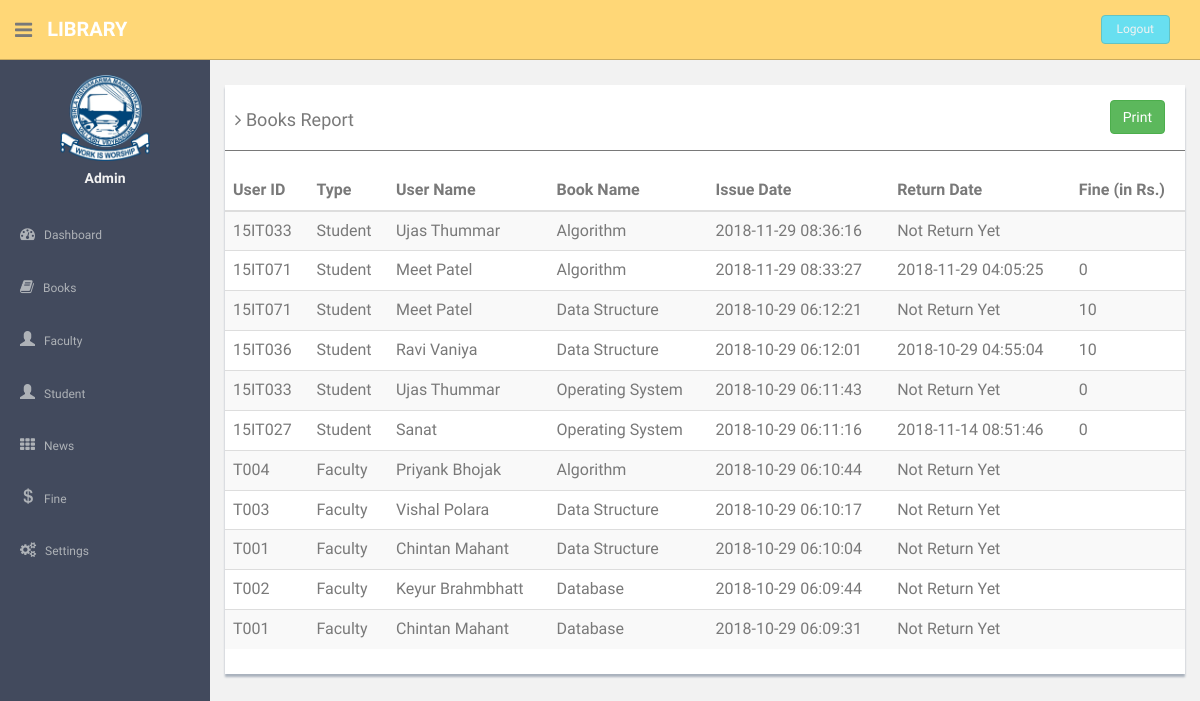
Screenshot of /bookReport.php (signed in) with the database file from the repository.
### tables this page shows
CREATE TABLE IF NOT EXISTS `bookissue` (
`id` int(11) NOT NULL,
  `bookid` varchar(30) DEFAULT NULL,
  `userid` varchar(50) DEFAULT NULL,
  `issueDate` timestamp NULL DEFAULT CURRENT_TIMESTAMP,
  `returnDate` timestamp NULL DEFAULT NULL ON UPDATE CURRENT_TIMESTAMP,
  `returnStatus` int(1) NOT NULL,
  `fine` int(11) DEFAULT NULL,
  `count` int(2) NOT NULL
);

CREATE TABLE IF NOT EXISTS `student` (
  `s_id` varchar(10) NOT NULL,
  `name` varchar(30) NOT NULL,
  `email` varchar(100) NOT NULL,
  `mobile` varchar(10) NOT NULL,
  `address` varchar(50) NOT NULL,
  `semester` varchar(3) NOT NULL
);

CREATE TABLE IF NOT EXISTS `book` (
  `id` varchar(50) NOT NULL,
  `title` varchar(200) NOT NULL,
  `author` varchar(150) NOT NULL,
  `publisher` varchar(100) NOT NULL,
  `edition` varchar(50) NOT NULL,
  `volume` varchar(10) NOT NULL,
  `supplier` varchar(150) NOT NULL,
  `booktype` varchar(80) NOT NULL,
  `category` varchar(200) NOT NULL,
  `page` varchar(50) NOT NULL,
  `price` double NOT NULL
);

CREATE TABLE IF NOT EXISTS `faculty` (
  `f_id` varchar(10) NOT NULL,
  `name` varchar(30) NOT NULL,
  `email` varchar(100) NOT NULL,
  `mobile` varchar(10) NOT NULL
);

### bookReport.php (the view, shortened to what this page needs)
<?php
  if (isset($_SESSION['username'])) {
      include('includes/db_connection.php');
?>
<section id="main-content">
          <section class="wrapper">
              <div class="row mt">
                  <div class="col-md-12">
                      <div class="content-panel">
                        <?php
                          $q1="SELECT bookissue.id,bookissue.userid,book.title,bookissue.issueDate,bookissue.returnDate,bookissue.fine FROM bookissue JOIN book ON book.id=bookissue.bookid ORDER BY bookissue.id desc";
                          $e1=$connection->query($q1);
                          ?>
                          <table class="table table-striped table-advance table-hover table-responsive">
                          		<button onClick="window.print()" class="btn btn-success"
                              style="float:right; margin-right: 20px;">Print</button>
	                  	  	  <h4><i class="fa fa-angle-right"></i> Books Report</h4>
	                  	  	  <hr>
                              <thead>
                              <tr>
                                  <th>User ID</th>
                                  <th>Type</th>
                                  <th>User Name</th>
                                  <th>Book Name</th>
                                  <th>Issue Date</th>
                                  <th>Return Date</th>
                                  <th>Fine (in Rs.)</th>
                              </tr>
                              </thead>
                              <tbody>
                                <?php
                                  while($r=$e1->fetch_object()){
                                ?>
                              <tr>
                                  <td><?php echo $r->userid; ?></td>
                                  	<?php
                                  	if (preg_match('/^[1-9]{2}IT[0-9]{3}/',$r->userid)){
                                     echo "<td>" ."Student". "</td>";
                                  		$query = "SELECT name FROM student WHERE s_id = '$r->userid'";
                                  		$result = mysqli_query($connection,$query);
                                  		if(mysqli_num_rows($result) > 0){
                                  			while($row = mysqli_fetch_assoc($result)) {
                                  				$name = $row['name'];
                                  			}
                                  		}
                                  	} else {
                                      echo "<td>" ."Faculty". "</td>";
                                  		$query = "SELECT name FROM faculty WHERE f_id = '$r->userid'";
                                  		$result = mysqli_query($connection,$query);
                                  		if(mysqli_num_rows($result) > 0){
                                  			while($row = mysqli_fetch_assoc($result)) {
                                  				$name = $row['name'];
                                  			}
                                  		}
                                  	}
                                  	echo "<td>" .$name. "</td>";
                                  	?>
                                  <td><?php echo $r->title; ?></td>
                                  <td><?php echo $r->issueDate; ?></td>
                                  <td><?php if($r->returnDate == "") { echo htmlentities("Not Return Yet"); } else { echo htmlentities($r->returnDate); } ?></td>
                                  <td><?php echo $r->fine; ?></td>
                              </tr>
                              <?php
                                  }
                                ?>
                              </tbody>
                          </table>
                          </div>
                  </div>
              </div>
		</section><! --/wrapper -->
      </section>
<?php }else{
  header('Location: index.php');
}?>

### assets/css/style.css (style rules this page uses)
body { color: #797979; background: #f2f2f2; font-family: 'Ruda', sans-serif; padding: 0px !important; margin: 0px !important; font-size:13px; }
ul li { list-style: none; }
a, a:hover, a:focus { text-decoration: none; outline: none; }
#container { width: 100%; height: 100%; }
hr { margin-top: 20px; margin-bottom: 20px; border: 0; border-top: 1px solid #797979; }
.centered { text-align: center; }
.mt { margin-top: 25px; }
ul.top-menu > li > .logout { color: #f2f2f2; font-size: 12px; border-radius: 4px; -webkit-border-radius: 4px; border: 1px solid #64c3c2 !important; padding: 5px 15px; margin-right: 15px; background: #68dff0; margin-top: 15px; }
#sidebar { width: 210px; height: 100%; position: fixed; background: #424a5d; }
#sidebar h5 { color: #f2f2f2; font-weight: 700; }
#sidebar ul li { position: relative; }
ul.sidebar-menu , ul.sidebar-menu li ul.sub { margin: -2px 0 0; padding: 0; }
ul.sidebar-menu { margin-top: 75px; }
ul.sidebar-menu li { margin-bottom: 5px; margin-left:10px; margin-right:10px; }
ul.sidebar-menu li.sub-menu { line-height: 15px; }
ul.sidebar-menu li a span { display: inline-block; }
ul.sidebar-menu li a { color: #aeb2b7; text-decoration: none; display: block; padding: 15px 0 15px 10px; font-size: 12px; outline: none; -webkit-transition: all 0.3s ease; -moz-transition: all 0.3s ease; -o-transition: all 0.3s ease; -ms-transition: all 0.3s ease; transition: all 0.3s ease; }
ul.sidebar-menu li a i { font-size: 15px; padding-right: 6px; }
#main-content { margin-left: 210px; }
.header, .footer { min-height: 60px; padding: 0 15px; }
.header { position: fixed; left: 0; right: 0; z-index: 1002; }
.black-bg { background: #ffd777; border-bottom: 1px solid #c9aa5f; }
.wrapper { display: inline-block; margin-top: 60px; padding-left: 15px; padding-right: 15px; padding-bottom: 15px; padding-top: 0px; width: 100%; }
a.logo { font-size: 20px; color: #ffffff; float: left; margin-top: 15px; text-transform: uppercase; }
a.logo b { font-weight: 900; }
#top_menu .nav > li, ul.top-menu > li { float: left; }
ul.top-menu > li > a { color: #666666; font-size: 16px; border-radius: 4px; -webkit-border-radius: 4px; border:1px solid #666666 !important; padding: 2px 6px; margin-right: 15px; }
.sidebar-toggle-box { float: left; padding-right: 15px; margin-top: 20px; }
.sidebar-toggle-box .fa-bars { cursor: pointer; display: inline-block; font-size: 20px; }
.content-panel { background: #ffffff; box-shadow: 0px 3px 2px #aab2bd; padding-top: 15px; padding-bottom: 5px; }
.content-panel h4 { margin-left: 10px; }

### rows the page displays
bookissue: userid "15IT033", shows "Student", student.name "Ujas Thummar", bookid.title "Algorithm", issueDate "2018-11-29 08:36:16"
bookissue: userid "15IT071", shows "Student", student.name "Meet Patel", bookid.title "Algorithm", issueDate "2018-11-29 08:33:27", returnDate "2018-11-29 04:05:25", fine "0"
bookissue: userid "15IT071", shows "Student", student.name "Meet Patel", bookid.title "Data Structure", issueDate "2018-10-29 06:12:21", fine "10"
bookissue: userid "15IT036", shows "Student", student.name "Ravi Vaniya", bookid.title "Data Structure", issueDate "2018-10-29 06:12:01", returnDate "2018-10-29 04:55:04", fine "10"
bookissue: userid "15IT033", shows "Student", student.name "Ujas Thummar", bookid.title "Operating System", issueDate "2018-10-29 06:11:43", fine "0"
bookissue: userid "15IT027", shows "Student", student.name "Sanat", bookid.title "Operating System", issueDate "2018-10-29 06:11:16", returnDate "2018-11-14 08:51:46", fine "0"
bookissue: userid "T004", shows "Faculty", faculty.name "Priyank Bhojak", bookid.title "Algorithm", issueDate "2018-10-29 06:10:44"
bookissue: userid "T003", shows "Faculty", faculty.name "Vishal Polara", bookid.title "Data Structure", issueDate "2018-10-29 06:10:17"
bookissue: userid "T001", shows "Faculty", faculty.name "Chintan Mahant", bookid.title "Data Structure", issueDate "2018-10-29 06:10:04"
bookissue: userid "T002", shows "Faculty", faculty.name "Keyur Brahmbhatt", bookid.title "Database", issueDate "2018-10-29 06:09:44"
bookissue: userid "T001", shows "Faculty", faculty.name "Chintan Mahant", bookid.title "Database", issueDate "2018-10-29 06:09:31"
